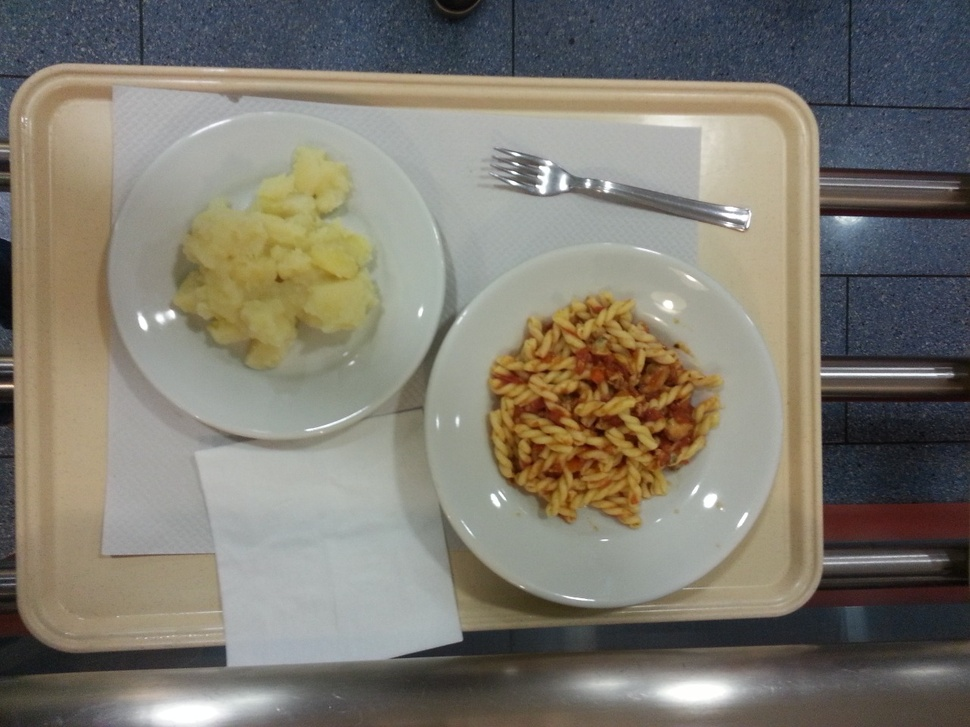
#> input picture test.jpeg, 970 x 727 px, shrunk from 1280 x 960 before the run
$ python sift.py   (older library calls are emulated)
#> lines starting #> are read from the running program, lines starting #| are printed output that depends on the picture
### commonfunctions.py


import skimage.io as io
import matplotlib.pyplot as plt
import numpy as np
from skimage.exposure import histogram
from matplotlib.pyplot import bar
from skimage.color import rgb2gray,rgb2hsv

# Convolution:
from scipy.signal import convolve2d
from scipy import fftpack
import math

from skimage.util import random_noise
from skimage.filters import median
from skimage.feature import canny

from mpl_toolkits.mplot3d import Axes3D  # noqa: F401 unused import

import matplotlib.pyplot as plt
from matplotlib import cm
from matplotlib.ticker import LinearLocator, FormatStrFormatter
import numpy as np

# Edges
from skimage.filters import sobel_h, sobel, sobel_v,roberts, prewitt

# Show the figures / plots inside the notebook
def show_images(images,titles=None):
    #This function is used to show image(s) with titles by sending an array of images and an array of associated titles.
    # images[0] will be drawn with the title titles[0] if exists
    # You aren't required to understand this function, use it as-is.
    n_ims = len(images)
    if titles is None: titles = ['(%d)' % i for i in range(1,n_ims + 1)]
    fig = plt.figure()
    n = 1
    for image,title in zip(images,titles):
        a = fig.add_subplot(1,n_ims,n)
        if image.ndim == 2:
            plt.gray()
        plt.imshow(image)
        a.set_title(title)
        plt.axis('off')
        n += 1
    fig.set_size_inches(np.array(fig.get_size_inches()) * n_ims)
    plt.show()


# [43 lines left out: functions show_3d_image, show_3d_image_filtering_in_freq, showHist, not called in this run]

### sift.py
from commonfunctions import *
import matplotlib.pyplot as plt
import numpy as np
import cv2

# read the image
img = cv2.imread('test.jpeg', 0)
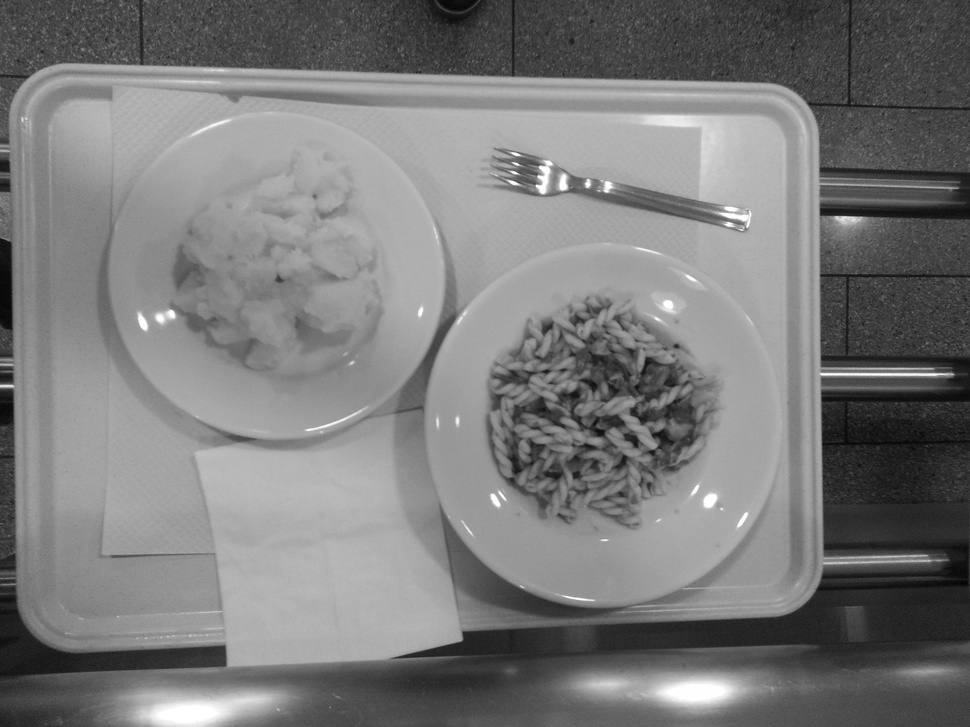
#> img: shape (727, 970); min 5, max 255, mean 122.5

# Apply histogram equalization
img = cv2.equalizeHist(img)
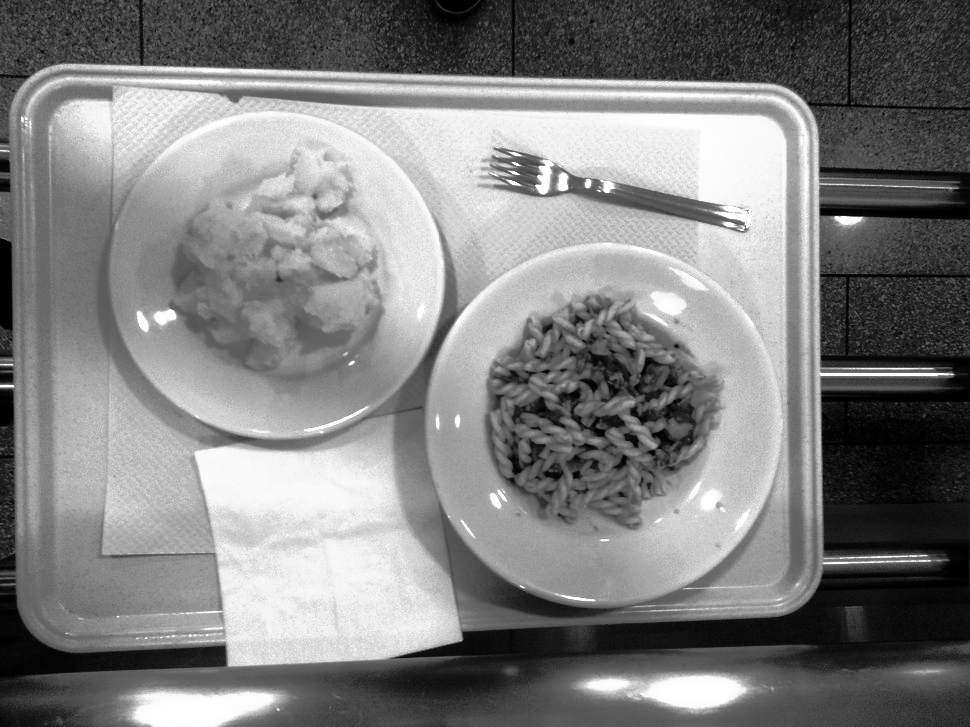
#> img: shape (727, 970); min 0, max 255, mean 128.6


# apply Canny filter
edges = cv2.Canny(img, 100, 200)
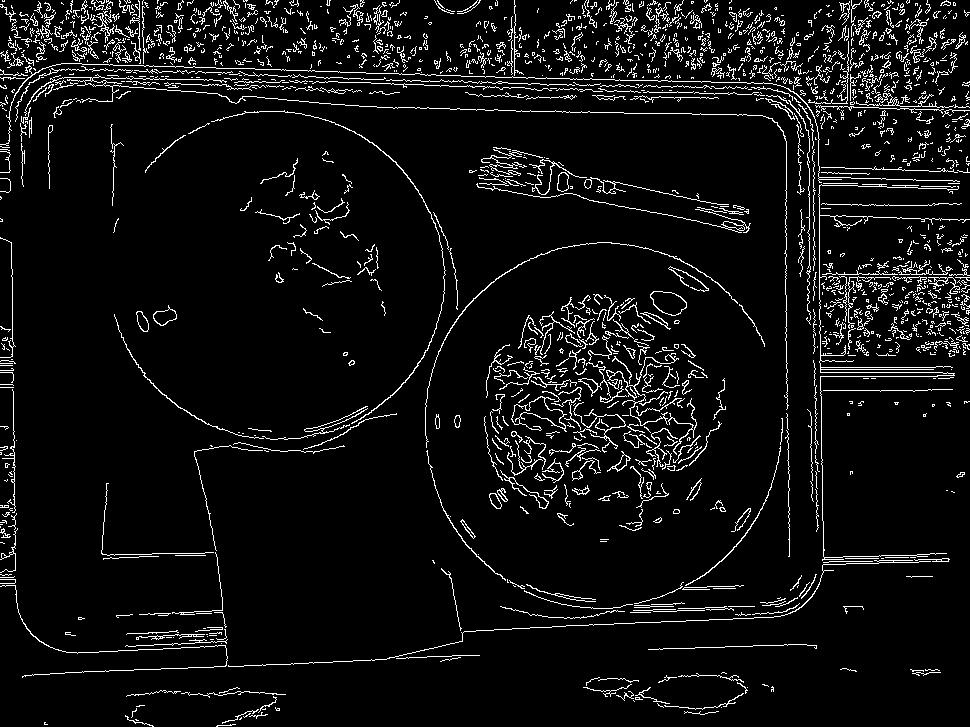
#> edges: shape (727, 970); 6.2% white in thin lines or dots

show_images([img, edges], ['Original', 'Edge Image'])
#> in show_images, `n_ims = len(images)`: n_ims = 2
#> the loop in show_images, `for image,title in zip(images,titles):` made 2 passes
#> (title, n) on passes 1 to 2: ('Original', 2), ('Edge Image', 3)
#> after the loop in show_images, `for image,title in zip(images,titles):`: n = 3
#> in show_images, `plt.show()`:
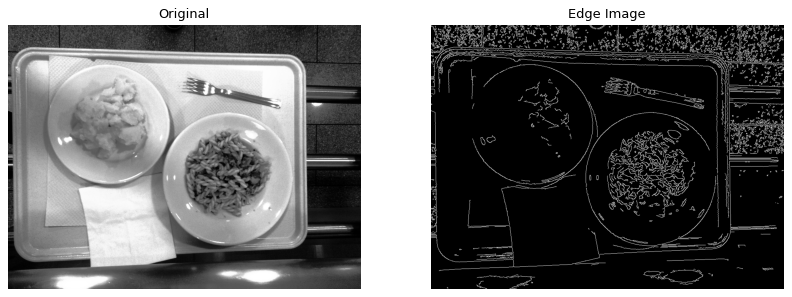
#> figure drawn by matplotlib, 2 panels


# Initiate SIFT detector---------------------------------------------------------------------------------------
sift = cv2.SIFT()

# find the keypoints and descriptors with SIFT
kp1, des1 = sift.detectAndCompute(img, None)
#> kp1 = 2382 keypoints; strongest (x, y, size): (588, 184, 4.9), (837, 218, 3.4), (11, 386, 2.6), (517, 164, 2.3)
kp2, des2 = sift.detectAndCompute(edges, None)
#> kp2 = 3033 keypoints; strongest (x, y, size): (601, 398, 1.8), (867, 300, 2.6), (924, 415, 2.5), (420, 48, 2.4)

FLANN_INDEX_KDTREE = 0
index_params = dict(algorithm=FLANN_INDEX_KDTREE, trees=5)
search_params = dict(checks=50)

flann = cv2.FlannBasedMatcher(index_params, search_params)

matches = flann.knnMatch(des1, des2, k=2)
#> matches = 2382 matches


MIN_MATCH_COUNT = 10
# store all the good matches as per Lowe's ratio test.
good = []
for m, n in matches:
    if m.distance < 0.7 * n.distance:
        good.append(m)
#> after the loop, good = 1 matches
if len(good) > MIN_MATCH_COUNT:
    src_pts = np.float32([kp1[m.queryIdx].pt for m in good]).reshape(-1, 1, 2)
    dst_pts = np.float32([kp2[m.trainIdx].pt for m in good]).reshape(-1, 1, 2)

    M, mask = cv2.findHomography(src_pts, dst_pts, cv2.RANSAC, 5.0)
    matchesMask = mask.ravel().tolist()

    h, w = img.shape
    pts = np.float32([[0, 0], [0, h - 1], [w - 1, h - 1], [w - 1, 0]]).reshape(-1, 1, 2)
    dst = cv2.perspectiveTransform(pts, M)

    edges = cv2.polylines(edges, [np.int32(dst)], True, 255, 3, cv2.LINE_AA)

else:
    print("Not enough matches are found - %d/%d" % (len(good), MIN_MATCH_COUNT))
#| Not enough matches are found - 1/10
    matchesMask = None

draw_params = dict(matchColor=(0, 255, 0),  # draw matches in green color
                   singlePointColor=None,
                   matchesMask=matchesMask,  # draw only inliers
                   flags=2)

img3 = cv2.drawMatches(img, kp1, edges, kp2, good, None, **draw_params)
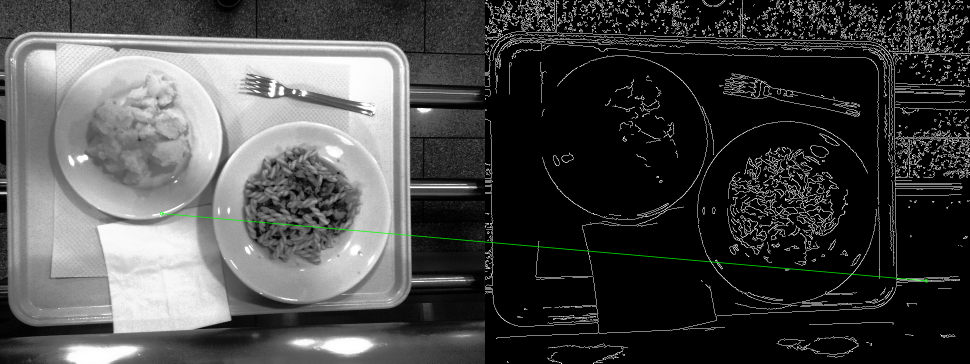
#> img3: shape (727, 1940, 3) (shown at 1/2 size); mean of channels 0, 1, 2 72.1, 72.5, 72.1; drawn as B, G, R

show_images([img3])
#> the loop in show_images (call 2), `for image,title in zip(images,titles):` made 1 pass
#> (title, n) on pass 1: ('(1)', 2)
plt.imshow(img3, 'gray'), plt.show()
